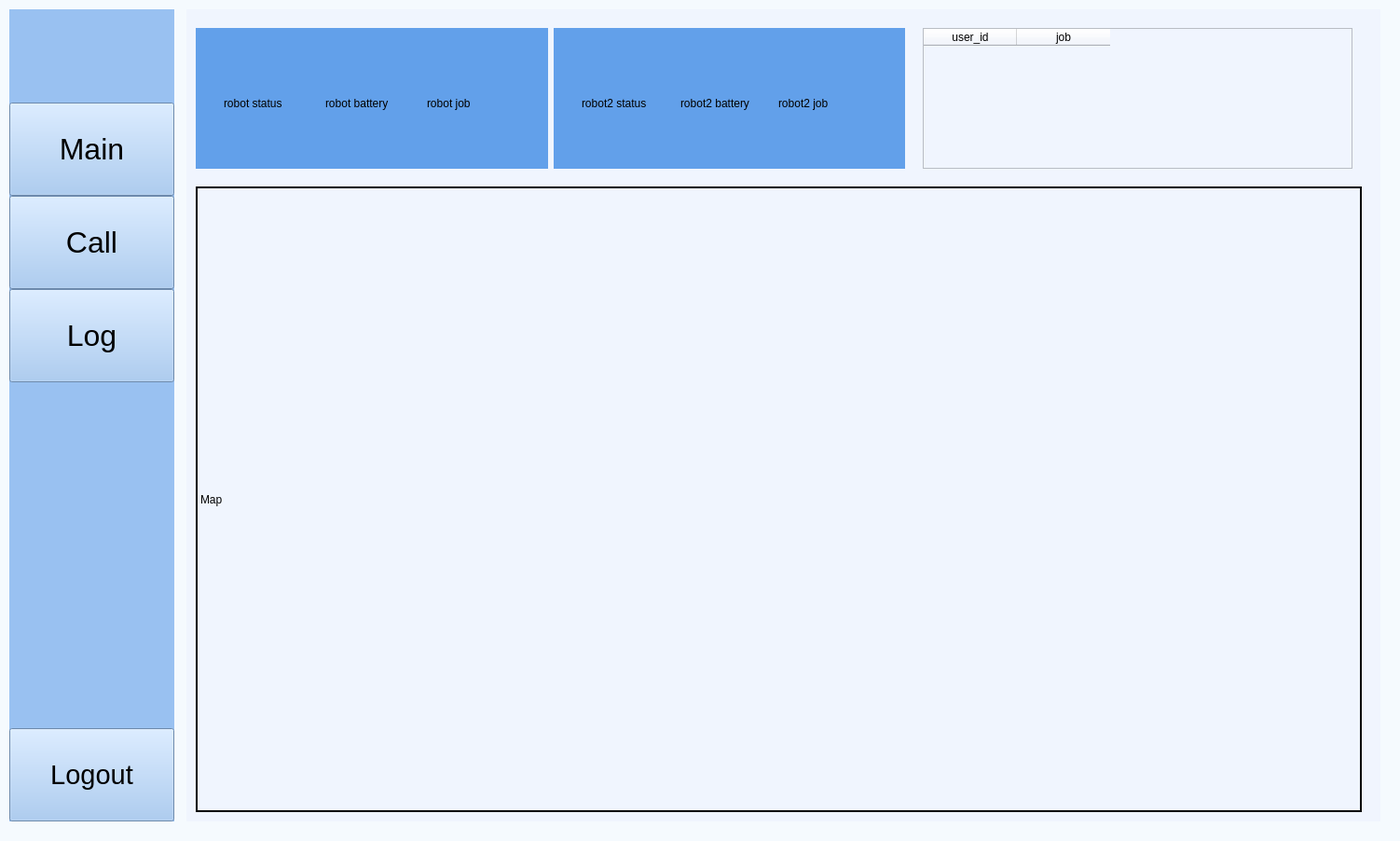
<?xml version="1.0" encoding="UTF-8"?>
<ui version="4.0">
 <class>MainWindow</class>
 <widget class="QMainWindow" name="MainWindow">
  <property name="geometry">
   <rect>
    <x>0</x>
    <y>0</y>
    <width>1502</width>
    <height>902</height>
   </rect>
  </property>
  <property name="windowTitle">
   <string>MainWindow</string>
  </property>
  <property name="styleSheet">
   <string notr="true">background-color: rgb(245,250,254);</string>
  </property>
  <widget class="QWidget" name="centralwidget">
   <widget class="QWidget" name="icon_setting_widget" native="true">
    <property name="geometry">
     <rect>
      <x>10</x>
      <y>10</y>
      <width>177</width>
      <height>871</height>
     </rect>
    </property>
    <property name="styleSheet">
     <string notr="true">QWidget{
	background-color: rgb(153, 193, 241);
}
QPushButton{
	
}</string>
    </property>
    <layout class="QVBoxLayout" name="verticalLayout_2">
     <property name="leftMargin">
      <number>0</number>
     </property>
     <property name="topMargin">
      <number>0</number>
     </property>
     <property name="rightMargin">
      <number>0</number>
     </property>
     <property name="bottomMargin">
      <number>0</number>
     </property>
     <item>
      <layout class="QVBoxLayout" name="verticalLayout">
       <property name="spacing">
        <number>0</number>
       </property>
       <item>
        <widget class="QLabel" name="label">
         <property name="sizePolicy">
          <sizepolicy hsizetype="Expanding" vsizetype="Expanding">
           <horstretch>0</horstretch>
           <verstretch>0</verstretch>
          </sizepolicy>
         </property>
         <property name="minimumSize">
          <size>
           <width>100</width>
           <height>100</height>
          </size>
         </property>
         <property name="maximumSize">
          <size>
           <width>100</width>
           <height>100</height>
          </size>
         </property>
         <property name="styleSheet">
          <string notr="true">QLabel {
    qproperty-alignment: AlignCenter;
}</string>
         </property>
         <property name="text">
          <string/>
         </property>
         <property name="pixmap">
          <pixmap resource="icon/resource1.qrc">:/newPrefix/track.png</pixmap>
         </property>
         <property name="scaledContents">
          <bool>true</bool>
         </property>
         <property name="alignment">
          <set>Qt::AlignCenter</set>
         </property>
        </widget>
       </item>
       <item>
        <widget class="QPushButton" name="main_button">
         <property name="minimumSize">
          <size>
           <width>0</width>
           <height>100</height>
          </size>
         </property>
         <property name="font">
          <font>
           <pointsize>24</pointsize>
          </font>
         </property>
         <property name="text">
          <string>Main</string>
         </property>
         <property name="icon">
          <iconset resource="icon/resource1.qrc">
           <normaloff>:/newPrefix/map.svg</normaloff>:/newPrefix/map.svg</iconset>
         </property>
         <property name="iconSize">
          <size>
           <width>30</width>
           <height>30</height>
          </size>
         </property>
        </widget>
       </item>
       <item>
        <widget class="QPushButton" name="call_button">
         <property name="minimumSize">
          <size>
           <width>0</width>
           <height>100</height>
          </size>
         </property>
         <property name="font">
          <font>
           <pointsize>24</pointsize>
          </font>
         </property>
         <property name="text">
          <string>Call</string>
         </property>
        </widget>
       </item>
       <item>
        <widget class="QPushButton" name="log_button">
         <property name="minimumSize">
          <size>
           <width>0</width>
           <height>100</height>
          </size>
         </property>
         <property name="font">
          <font>
           <pointsize>24</pointsize>
          </font>
         </property>
         <property name="text">
          <string>Log</string>
         </property>
         <property name="icon">
          <iconset resource="icon/resource1.qrc">
           <normaloff>:/newPrefix/book-open.svg</normaloff>:/newPrefix/book-open.svg</iconset>
         </property>
         <property name="iconSize">
          <size>
           <width>30</width>
           <height>30</height>
          </size>
         </property>
        </widget>
       </item>
      </layout>
     </item>
     <item>
      <spacer name="verticalSpacer">
       <property name="orientation">
        <enum>Qt::Vertical</enum>
       </property>
       <property name="sizeHint" stdset="0">
        <size>
         <width>20</width>
         <height>320</height>
        </size>
       </property>
      </spacer>
     </item>
     <item>
      <widget class="QPushButton" name="logout_button">
       <property name="minimumSize">
        <size>
         <width>159</width>
         <height>100</height>
        </size>
       </property>
       <property name="font">
        <font>
         <pointsize>22</pointsize>
        </font>
       </property>
       <property name="text">
        <string>Logout</string>
       </property>
      </widget>
     </item>
    </layout>
   </widget>
   <widget class="QStackedWidget" name="stackedWidget">
    <property name="geometry">
     <rect>
      <x>200</x>
      <y>10</y>
      <width>1281</width>
      <height>871</height>
     </rect>
    </property>
    <property name="styleSheet">
     <string notr="true">background-color: rgb(240, 245, 254);</string>
    </property>
    <widget class="QWidget" name="Main">
     <widget class="QLabel" name="map">
      <property name="geometry">
       <rect>
        <x>10</x>
        <y>190</y>
        <width>1251</width>
        <height>671</height>
       </rect>
      </property>
      <property name="styleSheet">
       <string notr="true">border: 2px solid black;</string>
      </property>
      <property name="text">
       <string>Map</string>
      </property>
     </widget>
     <widget class="QTableWidget" name="tableWidget">
      <property name="geometry">
       <rect>
        <x>790</x>
        <y>20</y>
        <width>461</width>
        <height>151</height>
       </rect>
      </property>
      <column>
       <property name="text">
        <string>user_id</string>
       </property>
      </column>
      <column>
       <property name="text">
        <string>job</string>
       </property>
      </column>
     </widget>
     <widget class="QWidget" name="layoutWidget">
      <property name="geometry">
       <rect>
        <x>10</x>
        <y>20</y>
        <width>761</width>
        <height>151</height>
       </rect>
      </property>
      <layout class="QHBoxLayout" name="horizontalLayout">
       <item>
        <widget class="QWidget" name="widget_3" native="true">
         <property name="styleSheet">
          <string notr="true">background-color: rgb(98, 160, 234);</string>
         </property>
         <widget class="QWidget" name="layoutWidget">
          <property name="geometry">
           <rect>
            <x>30</x>
            <y>40</y>
            <width>321</width>
            <height>81</height>
           </rect>
          </property>
          <layout class="QHBoxLayout" name="horizontalLayout_3">
           <item>
            <widget class="QLabel" name="robot1_status_1">
             <property name="text">
              <string>robot status</string>
             </property>
            </widget>
           </item>
           <item>
            <widget class="QLabel" name="robot1_battery_1">
             <property name="text">
              <string>robot battery</string>
             </property>
            </widget>
           </item>
           <item>
            <widget class="QLabel" name="robot1_job_1">
             <property name="text">
              <string>robot job</string>
             </property>
            </widget>
           </item>
          </layout>
         </widget>
        </widget>
       </item>
       <item>
        <widget class="QWidget" name="widget_4" native="true">
         <property name="styleSheet">
          <string notr="true">background-color: rgb(98, 160, 234);</string>
         </property>
         <widget class="QWidget" name="layoutWidget">
          <property name="geometry">
           <rect>
            <x>30</x>
            <y>40</y>
            <width>311</width>
            <height>81</height>
           </rect>
          </property>
          <layout class="QHBoxLayout" name="horizontalLayout_2">
           <item>
            <widget class="QLabel" name="robot2_status_1">
             <property name="text">
              <string>robot2 status</string>
             </property>
            </widget>
           </item>
           <item>
            <widget class="QLabel" name="robot2_battery_1">
             <property name="text">
              <string>robot2 battery</string>
             </property>
            </widget>
           </item>
           <item>
            <widget class="QLabel" name="robot2_job_1">
             <property name="text">
              <string>robot2 job</string>
             </property>
            </widget>
           </item>
          </layout>
         </widget>
        </widget>
       </item>
      </layout>
     </widget>
    </widget>
    <widget class="QWidget" name="Call">
     <widget class="QTableWidget" name="tableWidget_2">
      <property name="geometry">
       <rect>
        <x>850</x>
        <y>10</y>
        <width>401</width>
        <height>131</height>
       </rect>
      </property>
      <column>
       <property name="text">
        <string>user_id</string>
       </property>
      </column>
      <column>
       <property name="text">
        <string>job</string>
       </property>
      </column>
     </widget>
     <widget class="QWidget" name="layoutWidget">
      <property name="geometry">
       <rect>
        <x>20</x>
        <y>10</y>
        <width>811</width>
        <height>131</height>
       </rect>
      </property>
      <layout class="QHBoxLayout" name="horizontalLayout_4">
       <item>
        <widget class="QWidget" name="widget" native="true">
         <property name="styleSheet">
          <string notr="true">background-color: rgb(98, 160, 234);</string>
         </property>
         <widget class="QLabel" name="robot1_status_2">
          <property name="geometry">
           <rect>
            <x>30</x>
            <y>40</y>
            <width>101</width>
            <height>61</height>
           </rect>
          </property>
          <property name="text">
           <string>robot status</string>
          </property>
         </widget>
         <widget class="QLabel" name="robot1_battery_2">
          <property name="geometry">
           <rect>
            <x>160</x>
            <y>40</y>
            <width>101</width>
            <height>61</height>
           </rect>
          </property>
          <property name="text">
           <string>robot battery</string>
          </property>
         </widget>
         <widget class="QLabel" name="robot1_job_2">
          <property name="geometry">
           <rect>
            <x>310</x>
            <y>40</y>
            <width>101</width>
            <height>61</height>
           </rect>
          </property>
          <property name="text">
           <string>robot job</string>
          </property>
         </widget>
        </widget>
       </item>
       <item>
        <widget class="QWidget" name="widget_2" native="true">
         <property name="styleSheet">
          <string notr="true">background-color: rgb(98, 160, 234);</string>
         </property>
         <widget class="QLabel" name="robot2_status_2">
          <property name="geometry">
           <rect>
            <x>30</x>
            <y>40</y>
            <width>101</width>
            <height>61</height>
           </rect>
          </property>
          <property name="text">
           <string>robot2 status</string>
          </property>
         </widget>
         <widget class="QLabel" name="robot2_battery_2">
          <property name="geometry">
           <rect>
            <x>160</x>
            <y>40</y>
            <width>101</width>
            <height>61</height>
           </rect>
          </property>
          <property name="text">
           <string>robot2 battery</string>
          </property>
         </widget>
         <widget class="QLabel" name="robot2_job_2">
          <property name="geometry">
           <rect>
            <x>310</x>
            <y>40</y>
            <width>101</width>
            <height>61</height>
           </rect>
          </property>
          <property name="text">
           <string>robot2 job</string>
          </property>
         </widget>
        </widget>
       </item>
      </layout>
     </widget>
     <widget class="QCheckBox" name="section_box_1">
      <property name="geometry">
       <rect>
        <x>750</x>
        <y>460</y>
        <width>92</width>
        <height>23</height>
       </rect>
      </property>
      <property name="text">
       <string>Section_1</string>
      </property>
     </widget>
     <widget class="QCheckBox" name="section_box_2">
      <property name="geometry">
       <rect>
        <x>530</x>
        <y>350</y>
        <width>92</width>
        <height>23</height>
       </rect>
      </property>
      <property name="text">
       <string>Section_3</string>
      </property>
     </widget>
     <widget class="QCheckBox" name="section_box_3">
      <property name="geometry">
       <rect>
        <x>490</x>
        <y>460</y>
        <width>92</width>
        <height>23</height>
       </rect>
      </property>
      <property name="text">
       <string>Section_2</string>
      </property>
     </widget>
     <widget class="QCheckBox" name="section_box_4">
      <property name="geometry">
       <rect>
        <x>510</x>
        <y>400</y>
        <width>92</width>
        <height>23</height>
       </rect>
      </property>
      <property name="text">
       <string>Section_4</string>
      </property>
     </widget>
     <widget class="QCheckBox" name="section_box_5">
      <property name="geometry">
       <rect>
        <x>750</x>
        <y>370</y>
        <width>92</width>
        <height>23</height>
       </rect>
      </property>
      <property name="text">
       <string>Section_5</string>
      </property>
     </widget>
     <widget class="QCheckBox" name="section_box_6">
      <property name="geometry">
       <rect>
        <x>750</x>
        <y>420</y>
        <width>92</width>
        <height>23</height>
       </rect>
      </property>
      <property name="text">
       <string>Section_6</string>
      </property>
     </widget>
     <widget class="QLabel" name="virtual_map">
      <property name="geometry">
       <rect>
        <x>30</x>
        <y>170</y>
        <width>1221</width>
        <height>671</height>
       </rect>
      </property>
      <property name="text">
       <string>map</string>
      </property>
     </widget>
     <zorder>tableWidget_2</zorder>
     <zorder>layoutWidget</zorder>
     <zorder>virtual_map</zorder>
     <zorder>section_box_5</zorder>
     <zorder>section_box_4</zorder>
     <zorder>section_box_2</zorder>
     <zorder>section_box_6</zorder>
     <zorder>section_box_3</zorder>
     <zorder>section_box_1</zorder>
    </widget>
    <widget class="QWidget" name="Log">
     <widget class="QTableWidget" name="tableWidget_3">
      <property name="geometry">
       <rect>
        <x>10</x>
        <y>70</y>
        <width>1241</width>
        <height>791</height>
       </rect>
      </property>
      <column>
       <property name="text">
        <string>datetime</string>
       </property>
      </column>
      <column>
       <property name="text">
        <string>job_id</string>
       </property>
      </column>
      <column>
       <property name="text">
        <string>job_status</string>
       </property>
      </column>
      <column>
       <property name="text">
        <string>goal_name</string>
       </property>
      </column>
      <column>
       <property name="text">
        <string>robot_name</string>
       </property>
      </column>
      <column>
       <property name="text">
        <string>robot_status</string>
       </property>
      </column>
      <column>
       <property name="text">
        <string>user_name</string>
       </property>
      </column>
     </widget>
     <widget class="QWidget" name="layoutWidget">
      <property name="geometry">
       <rect>
        <x>12</x>
        <y>16</y>
        <width>1231</width>
        <height>51</height>
       </rect>
      </property>
      <layout class="QHBoxLayout" name="horizontalLayout_5">
       <item>
        <widget class="QComboBox" name="robot_name_box">
         <item>
          <property name="text">
           <string>Robot_name</string>
          </property>
         </item>
         <item>
          <property name="text">
           <string>all</string>
          </property>
         </item>
         <item>
          <property name="text">
           <string>robot_1</string>
          </property>
         </item>
         <item>
          <property name="text">
           <string>robot_2</string>
          </property>
         </item>
        </widget>
       </item>
       <item>
        <widget class="QDateEdit" name="start_date">
         <property name="minimumDateTime">
          <datetime>
           <hour>0</hour>
           <minute>0</minute>
           <second>0</second>
           <year>2024</year>
           <month>9</month>
           <day>14</day>
          </datetime>
         </property>
         <property name="displayFormat">
          <string>MM/dd/yyyy</string>
         </property>
         <property name="calendarPopup">
          <bool>true</bool>
         </property>
        </widget>
       </item>
       <item>
        <widget class="QLabel" name="label_2">
         <property name="text">
          <string>~</string>
         </property>
        </widget>
       </item>
       <item>
        <widget class="QDateEdit" name="end_date">
         <property name="minimumDateTime">
          <datetime>
           <hour>0</hour>
           <minute>0</minute>
           <second>0</second>
           <year>2024</year>
           <month>9</month>
           <day>14</day>
          </datetime>
         </property>
         <property name="displayFormat">
          <string>MM/dd/yyyy</string>
         </property>
         <property name="calendarPopup">
          <bool>true</bool>
         </property>
        </widget>
       </item>
       <item>
        <widget class="QComboBox" name="search_type_box">
         <item>
          <property name="text">
           <string>Search Type</string>
          </property>
         </item>
         <item>
          <property name="text">
           <string>job_id</string>
          </property>
         </item>
         <item>
          <property name="text">
           <string>user_name</string>
          </property>
         </item>
         <item>
          <property name="text">
           <string/>
          </property>
         </item>
        </widget>
       </item>
       <item>
        <widget class="QLineEdit" name="search_text">
         <property name="minimumSize">
          <size>
           <width>0</width>
           <height>0</height>
          </size>
         </property>
        </widget>
       </item>
       <item>
        <widget class="QPushButton" name="search_button">
         <property name="text">
          <string>Search Button</string>
         </property>
        </widget>
       </item>
      </layout>
     </widget>
    </widget>
   </widget>
  </widget>
 </widget>
 <resources>
  <include location="icon/resource1.qrc"/>
 </resources>
 <connections/>
</ui>
